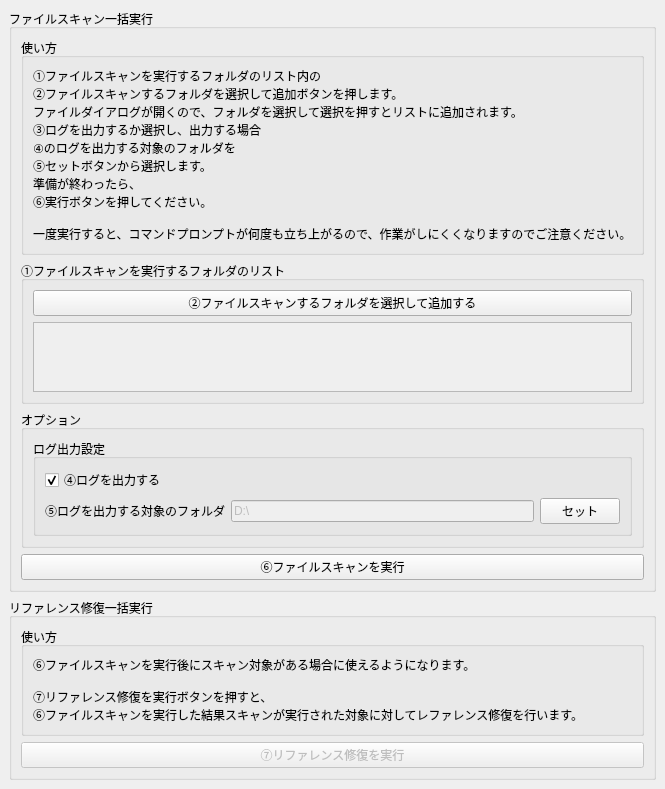
<?xml version="1.0" encoding="UTF-8"?>
<ui version="4.0">
 <class>MainWindow</class>
 <widget class="QMainWindow" name="MainWindow">
  <property name="geometry">
   <rect>
    <x>0</x>
    <y>0</y>
    <width>600</width>
    <height>756</height>
   </rect>
  </property>
  <property name="sizePolicy">
   <sizepolicy hsizetype="Fixed" vsizetype="Preferred">
    <horstretch>0</horstretch>
    <verstretch>0</verstretch>
   </sizepolicy>
  </property>
  <property name="windowTitle">
   <string>ファイルスキャン一括実行ツール</string>
  </property>
  <widget class="QWidget" name="centralWidget">
   <layout class="QVBoxLayout" name="centralwidgetLayout" stretch="0,0">
    <item>
     <widget class="QGroupBox" name="fileScanGroupBox">
      <property name="title">
       <string>ファイルスキャン一括実行</string>
      </property>
      <layout class="QVBoxLayout" name="verticalLayout_5">
       <item>
        <widget class="QGroupBox" name="fileScanDescriptionGroupBox">
         <property name="title">
          <string>使い方</string>
         </property>
         <layout class="QVBoxLayout" name="verticalLayout_2">
          <item>
           <widget class="QLabel" name="fileScanDescriptionLabel">
            <property name="text">
             <string>①ファイルスキャンを実行するフォルダのリスト内の
②ファイルスキャンするフォルダを選択して追加ボタンを押します。
ファイルダイアログが開くので、フォルダを選択して選択を押すとリストに追加されます。
③ログを出力するか選択し、出力する場合
④のログを出力する対象のフォルダを
⑤セットボタンから選択します。
準備が終わったら、
⑥実行ボタンを押してください。

一度実行すると、コマンドプロンプトが何度も立ち上がるので、作業がしにくくなりますのでご注意ください。</string>
            </property>
           </widget>
          </item>
         </layout>
        </widget>
       </item>
       <item>
        <widget class="QGroupBox" name="targetDirListGroupBox">
         <property name="sizePolicy">
          <sizepolicy hsizetype="Preferred" vsizetype="Expanding">
           <horstretch>0</horstretch>
           <verstretch>0</verstretch>
          </sizepolicy>
         </property>
         <property name="autoFillBackground">
          <bool>false</bool>
         </property>
         <property name="title">
          <string>①ファイルスキャンを実行するフォルダのリスト</string>
         </property>
         <property name="flat">
          <bool>false</bool>
         </property>
         <property name="checkable">
          <bool>false</bool>
         </property>
         <layout class="QVBoxLayout" name="randObjPlacementLayout" stretch="0,0">
          <property name="sizeConstraint">
           <enum>QLayout::SetDefaultConstraint</enum>
          </property>
          <item>
           <widget class="QPushButton" name="setTargetDirListButton">
            <property name="text">
             <string>②ファイルスキャンするフォルダを選択して追加する</string>
            </property>
           </widget>
          </item>
          <item>
           <widget class="QScrollArea" name="targetDirListScrollArea">
            <property name="frameShape">
             <enum>QFrame::StyledPanel</enum>
            </property>
            <property name="frameShadow">
             <enum>QFrame::Plain</enum>
            </property>
            <property name="lineWidth">
             <number>1</number>
            </property>
            <property name="widgetResizable">
             <bool>true</bool>
            </property>
            <widget class="QWidget" name="targetDirListWidget">
             <property name="geometry">
              <rect>
               <x>0</x>
               <y>0</y>
               <width>540</width>
               <height>190</height>
              </rect>
             </property>
             <layout class="QVBoxLayout" name="targetDirListLayout">
              <item>
               <spacer name="targetDirListSpacer">
                <property name="orientation">
                 <enum>Qt::Vertical</enum>
                </property>
                <property name="sizeHint" stdset="0">
                 <size>
                  <width>20</width>
                  <height>40</height>
                 </size>
                </property>
               </spacer>
              </item>
             </layout>
            </widget>
           </widget>
          </item>
         </layout>
        </widget>
       </item>
       <item>
        <widget class="QGroupBox" name="optionGroupBox">
         <property name="title">
          <string>オプション</string>
         </property>
         <layout class="QVBoxLayout" name="verticalLayout_9">
          <item>
           <widget class="QGroupBox" name="logExportSettingGroupBox">
            <property name="title">
             <string>ログ出力設定</string>
            </property>
            <layout class="QVBoxLayout" name="verticalLayout">
             <item>
              <widget class="QCheckBox" name="isLogExportCheckBox">
               <property name="text">
                <string>④ログを出力する</string>
               </property>
               <property name="checked">
                <bool>true</bool>
               </property>
              </widget>
             </item>
             <item>
              <layout class="QHBoxLayout" name="logExportTargetDirLayout" stretch="0,5,0">
               <item>
                <widget class="QLabel" name="logExportTargetDirLabel">
                 <property name="text">
                  <string>⑤ログを出力する対象のフォルダ</string>
                 </property>
                </widget>
               </item>
               <item>
                <widget class="QLineEdit" name="logExportTargetDirEdit">
                 <property name="enabled">
                  <bool>false</bool>
                 </property>
                 <property name="inputMask">
                  <string/>
                 </property>
                 <property name="text">
                  <string>D:\</string>
                 </property>
                 <property name="readOnly">
                  <bool>false</bool>
                 </property>
                </widget>
               </item>
               <item>
                <widget class="QPushButton" name="setLogExportTargetDirButton">
                 <property name="text">
                  <string>セット</string>
                 </property>
                </widget>
               </item>
              </layout>
             </item>
            </layout>
           </widget>
          </item>
         </layout>
        </widget>
       </item>
       <item>
        <layout class="QHBoxLayout" name="execButtonBoxLayout">
         <item>
          <widget class="QPushButton" name="okButton">
           <property name="text">
            <string>⑥ファイルスキャンを実行</string>
           </property>
          </widget>
         </item>
        </layout>
       </item>
      </layout>
     </widget>
    </item>
    <item>
     <widget class="QGroupBox" name="referenceRepairGroupBox">
      <property name="enabled">
       <bool>true</bool>
      </property>
      <property name="title">
       <string>リファレンス修復一括実行</string>
      </property>
      <layout class="QVBoxLayout" name="verticalLayout_7">
       <item>
        <widget class="QGroupBox" name="referenceRepairDescriptionGroupBox">
         <property name="title">
          <string>使い方</string>
         </property>
         <layout class="QVBoxLayout" name="verticalLayout_8">
          <item>
           <widget class="QLabel" name="referenceRepairDescriptionLabel">
            <property name="text">
             <string>⑥ファイルスキャンを実行後にスキャン対象がある場合に使えるようになります。

⑦リファレンス修復を実行ボタンを押すと、
⑥ファイルスキャンを実行した結果スキャンが実行された対象に対してレファレンス修復を行います。</string>
            </property>
           </widget>
          </item>
         </layout>
        </widget>
       </item>
       <item>
        <widget class="QPushButton" name="referenceRepairButton">
         <property name="enabled">
          <bool>false</bool>
         </property>
         <property name="text">
          <string>⑦リファレンス修復を実行</string>
         </property>
        </widget>
       </item>
      </layout>
     </widget>
    </item>
   </layout>
  </widget>
 </widget>
 <resources/>
 <connections/>
</ui>
